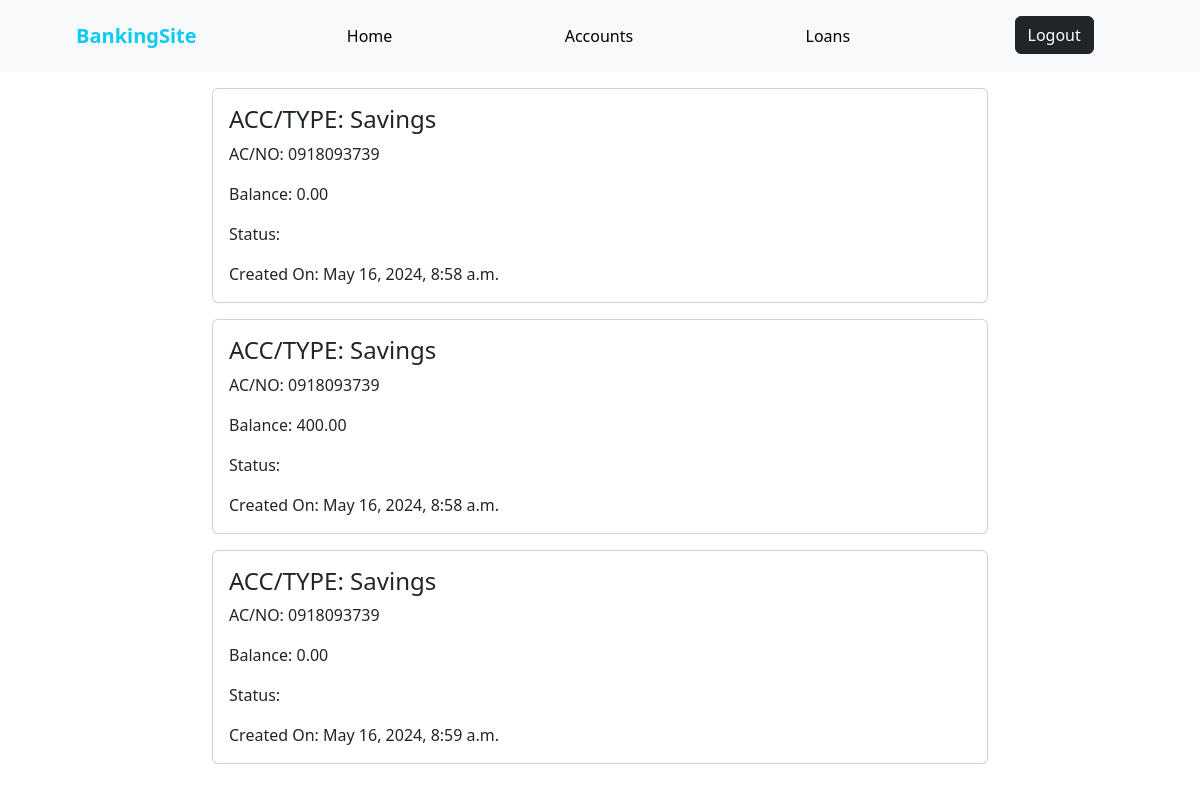
Screenshot of /accounts/ (signed in) with the database file from the repository.
### main/models.py (models this page shows, shortened)
class Account(models.Model):
    user = models.ForeignKey(CustomUser, on_delete=models.CASCADE)
    account_type = models.CharField(max_length=100)
    account_no = models.CharField(max_length=100)
    balance = models.DecimalField(max_digits=10, decimal_places=2)
    status = models.CharField(max_length=100)
    date_of_creation = models.DateTimeField(auto_now_add=True)

### main/views.py (the view)
# urls.py: path('accounts/', views.accounts, name="accounts"),
def accounts(request):
    accounts = Account.objects.filter(user=request.user)
    context = {
        'accounts': accounts
    }
    return render(request, 'main/accounts.html', context)

### templates/main/accounts.html
{% extends './home.html' %}
{% block content %}
<div class="container col col-md-8">
    {% if accounts %}
        {% for acc in accounts %}
        <a href="{% url 'account_details' acc.id%}" class="pointer text-decoration-none">
            <div class="card text-start my-3">
                <div class="card-body">
                    <h4 class="card-title">ACC/TYPE: {{acc.account_type}}</h4>
                    <p class="card-text">AC/NO: {{acc.account_no}}</p>
                    <p class="card-text">Balance: {{acc.balance}}</p>
                    <p class="card-text">Status: {{acc.status}}</p>
                    <p class="card-text">Created On: {{acc.date_of_creation}}</p>
                </div>
            </div>
        </a>
        {% endfor %}
    {% else %}
    <div class="bg-dark text-white p-5 m-5">
        <h3>You don't have accounts linked to your account!</h3>
        <a class="btn btn-light btn-lg rounded" href="{% url 'add_account'%}">Link an Account!</a>
    </div>
    {%endif%}
</div>
{% endblock %}

### templates/main/home.html (shortened to what this page needs)
{% load static %}
<!doctype html>
<html lang="en">
<head>
    <link href="https://cdn.jsdelivr.net/npm/bootstrap@5.3.3/dist/css/bootstrap.min.css" rel="stylesheet"
>
</head>
<body>
        <nav class="navbar navbar-expand-lg bg-light p-3">
            <div class="container-fluid">
                <a class="navbar-brand px-md-5 text-info fw-bold" id="brand" href="#">BankingSite</a>
                <div class="collapse navbar-collapse" id="navbarSupportedContent">
                    <ul class="navbar-nav me-auto mb-2 mb-lg-0 d-md-flex justify-content-around w-100">
                        <li class="nav-item">
                            <a class="nav-link active" aria-current="page" href="{% url 'home' %}">Home</a>
                        </li>
                        <li class="nav-item">
                            <a class="nav-link active" aria-current="page" href="{% url 'accounts' %}">Accounts</a>
                        </li>
                        <li class="nav-item">
                            <a class="nav-link active" aria-current="page" href="">Loans</a>
                        </li>
                        <li class="nav-item">
                            <a class="btn btn-dark" aria-current="page" href="{% url 'logout'%}">Logout</a>
                        </li>
                </div>
            </div>
        </nav>
    {% block content %}{% endblock %}
</body>
</html>

### rows the page displays
Account: account_type "Savings", account_no "0918093739", balance "0.00", date_of_creation "May 16, 2024, 8:58 a.m."
Account: account_type "Savings", account_no "0918093739", balance "400.00", date_of_creation "May 16, 2024, 8:58 a.m."
Account: account_type "Savings", account_no "0918093739", balance "0.00", date_of_creation "May 16, 2024, 8:59 a.m."
